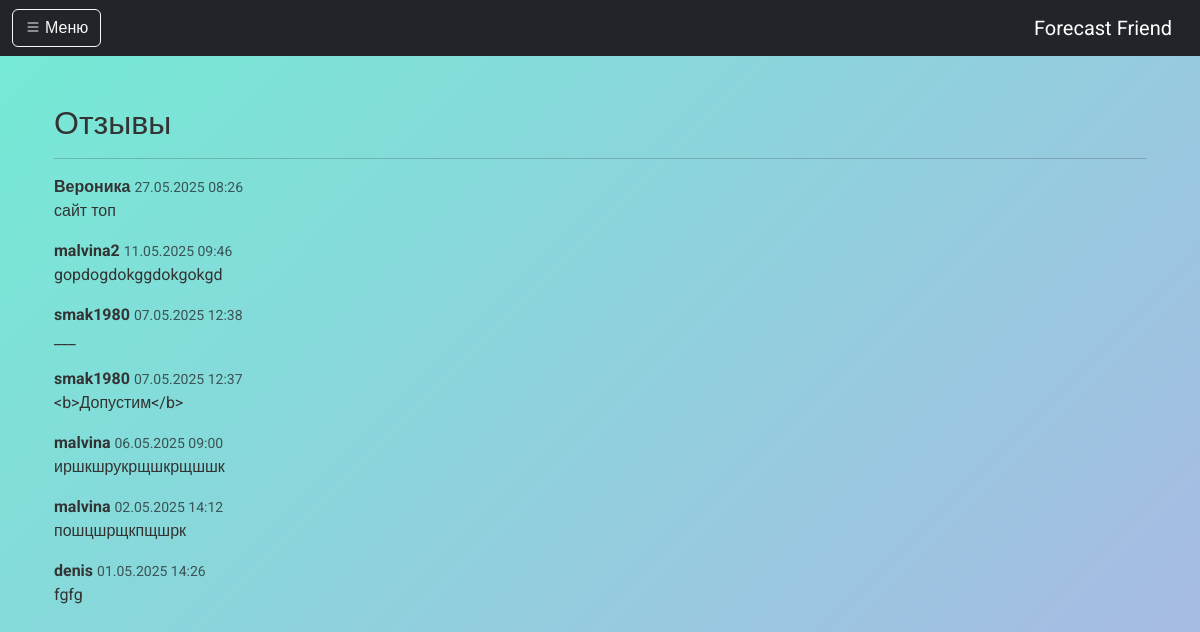
The app's page /reviews/ with its own data.
### core/models.py (models this page shows, shortened)
class Review(models.Model):
    user = models.ForeignKey(User, on_delete=models.CASCADE)
    text = models.TextField("Текст отзыва")
    created_at = models.DateTimeField(auto_now_add=True)
    is_visible = models.BooleanField(default=True)  # 👈 для скрытия/показа

### core/views.py (the view)
# urls.py: path('reviews/', review_page, name='review_page'),
def review_page(request):
    reviews = Review.objects.filter(is_visible=True).order_by('-created_at')
    form = ReviewForm(request.POST or None)
    if request.method == 'POST' and form.is_valid():
        review = form.save(commit=False)
        review.user = request.user
        review.save()
        return redirect('review_page')
    return render(request, 'reviews.html', {'form': form, 'reviews': reviews})

### core/templates/reviews.html (shortened to what this page needs)
{% extends 'base.html' %} {% block content %}
<div class="container mt-5">
  <h2>Отзывы</h2>
  <hr />
  {% for review in reviews %}
  <div class="mb-3">
    <strong>{{ review.user.username }}</strong>
    <small class="text-muted">{{ review.created_at|date:"d.m.Y H:i" }}</small>
    <p>{{ review.text }}</p>
  </div>
  {% empty %}
  <p>Пока нет отзывов.</p>
  {% endfor %}
</div>
{% endblock %}

### static/css/style.css (style rules this page uses)
body { font-family: 'Roboto', sans-serif; background: linear-gradient(135deg, #74ebd5, #acb6e5); min-height: 100vh; margin: 0; padding: 0; color: #333; }

### records on screen
Review: user.username "Вероника", created_at "27.05.2025 08:26", text "сайт топ"
Review: user.username "malvina2", created_at "11.05.2025 09:46", text "gopdogdokggdokgokgd"
Review: user.username "smak1980", created_at "07.05.2025 12:38", text "___"
Review: user.username "smak1980", created_at "07.05.2025 12:37", text "<b>Допустим</b>"
Review: user.username "malvina", created_at "06.05.2025 09:00", text "иршкшрукрщшкрщшшк"
Review: user.username "malvina", created_at "02.05.2025 14:12", text "пошцшрщкпщшрк"
Review: user.username "denis", created_at "01.05.2025 14:26", text "fgfg"
